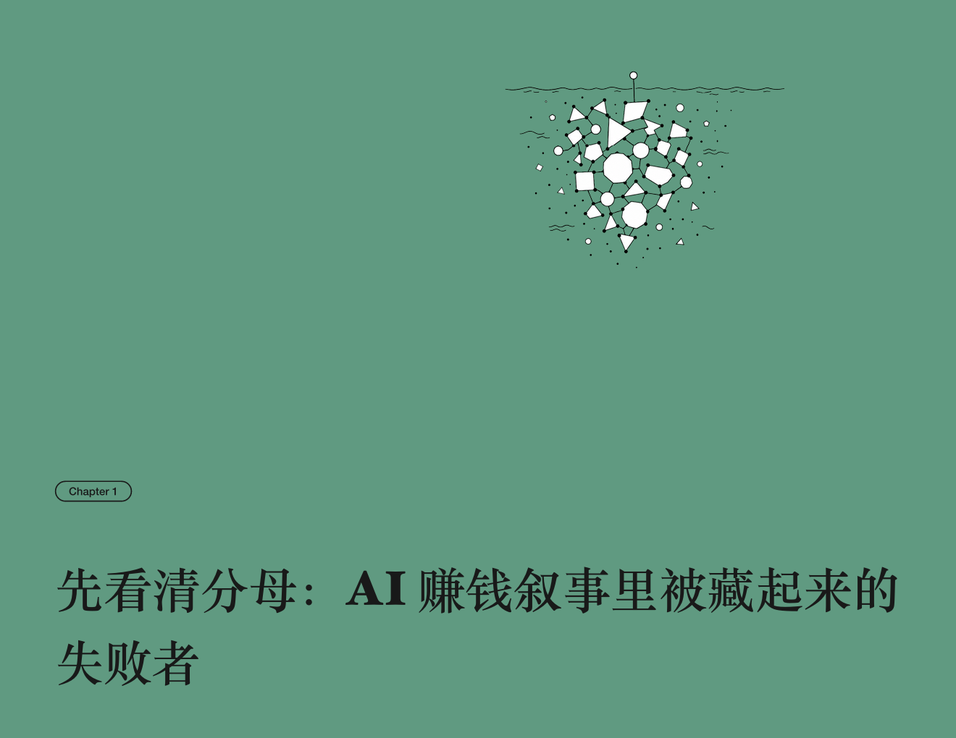
#> input picture examples/divider.png, 956 x 738 px, shrunk from 1320 x 1020 before the run
$ python chroma_key.py ../examples/divider.png out.png
#> lines starting #> are read from the running program, lines starting #| are printed output that depends on the picture
#!/usr/bin/env python3
"""色键抠图：把插画的纯色背景抠成透明。

为什么需要：codex / 多数生图模型产出的 PNG 常带颜色描述文件(P3 等)，直接贴到
Typst 纯色页上会整块偏色、露出矩形贴图边界。把背景抠透明后，插画落在 Typst
同色页上就无缝融入，且绕开色差问题。

用法：
    python3 chroma_key.py <输入.png> <输出.png> [--t1 60] [--t2 112]
或作为模块：
    from chroma_key import chroma_key
    bg_hex = chroma_key("raw.png", "cut.png")
"""
import argparse
import statistics
import numpy as np
from PIL import Image


def chroma_key(src, dst, t1=60, t2=112):
    """按与四角背景色的欧氏距离设 alpha：<t1 全透明、t1~t2 羽化、>t2 不透明。
    返回采样到的背景色 hex（便于把 Typst 页面底色对齐）。"""
#> called with src = '../examples/divider.png', dst = 'out.png', t1 = 60, t2 = 112
    im = Image.open(src).convert("RGB")
#> im is the input picture: PIL image 956x738 RGB; mean R, G, B 95.5, 151.9, 127.6
    arr = np.asarray(im).astype(np.float32)
    h, w, _ = arr.shape
#> h = 738; w = 956
    corners = [arr[2, 2], arr[2, w - 3], arr[h - 3, 2], arr[h - 3, w - 3]]
#> corners = [[96, 154, 129], [96, 154, 129], [96, 154, 129], [96, 154, 129]]
    bg = np.array([statistics.median(c[i] for c in corners) for i in range(3)])
#> bg = [96, 154, 129]
    dist = np.sqrt(((arr - bg) ** 2).sum(axis=2))
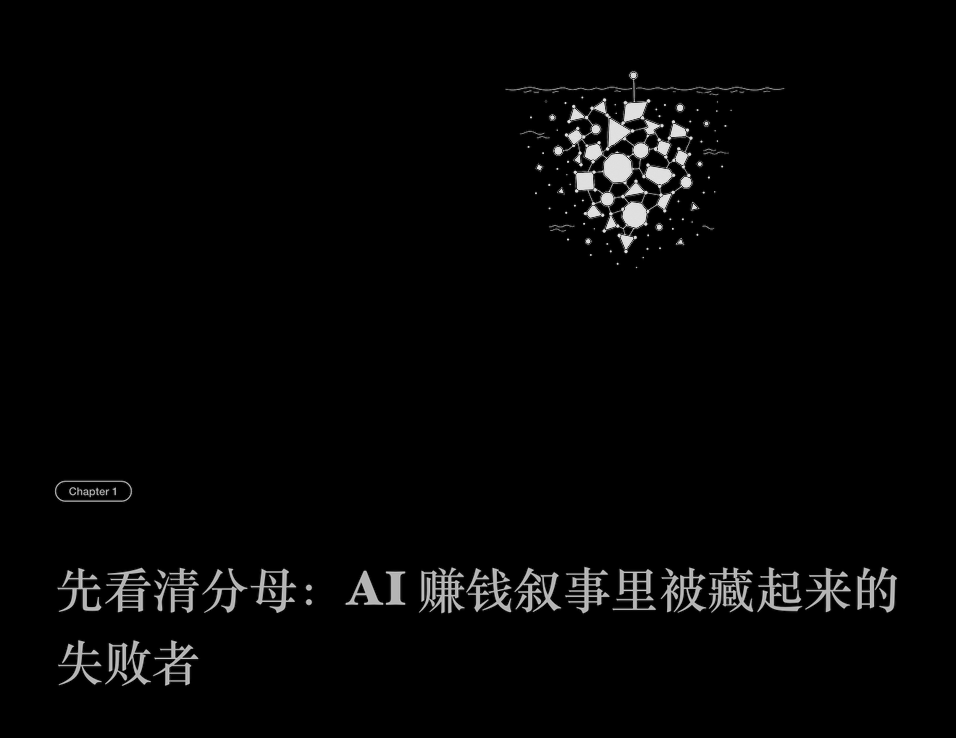
#> dist: shape (738, 956) float64; min 0, max 226.6, mean 5.6
    alpha = np.clip((dist - t1) / (t2 - t1), 0, 1) * 255
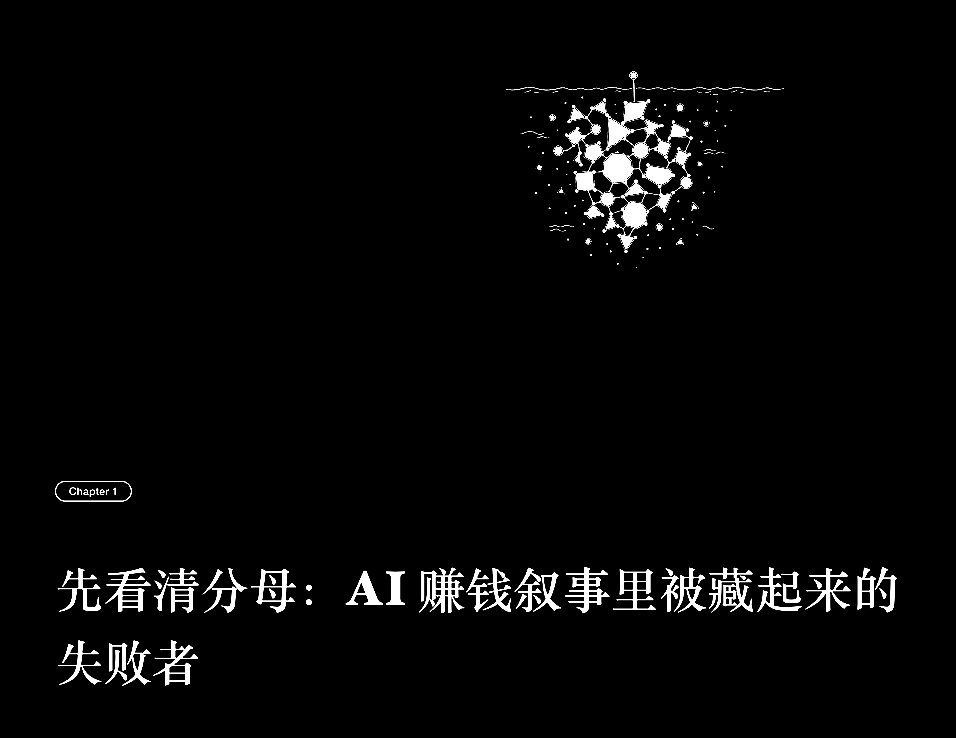
#> alpha: shape (738, 956) float64; min 0, max 255, mean 7.3
    rgba = np.dstack([arr, alpha]).astype(np.uint8)
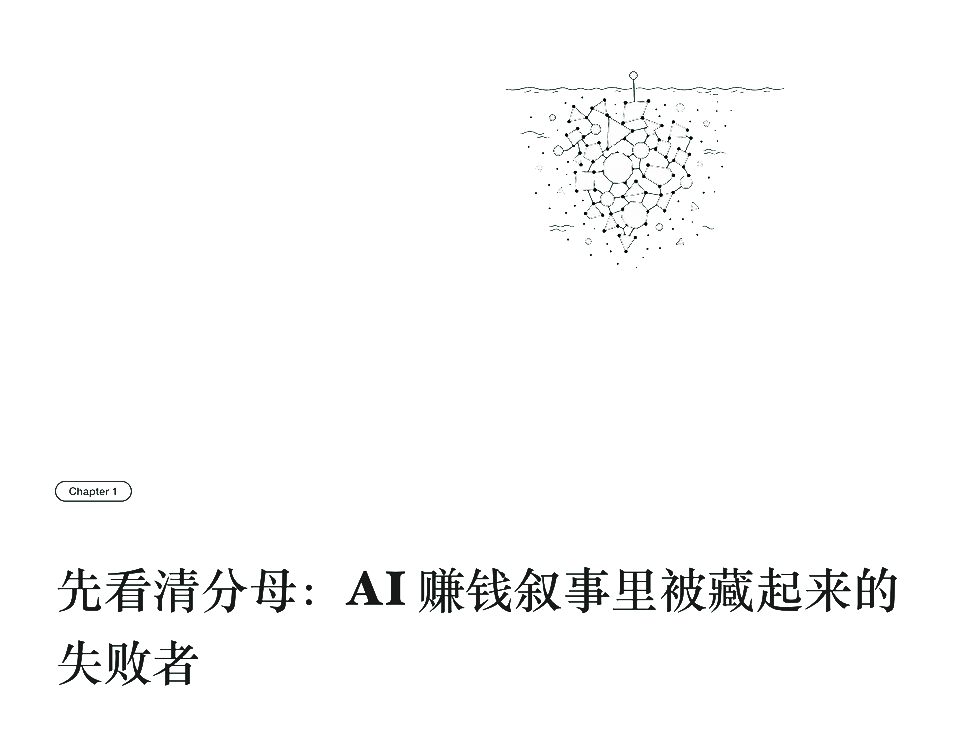
#> rgba: shape (738, 956, 4); mean R, G, B, A 95.5, 151.9, 127.6, 7.3; transparent parts drawn white
    Image.fromarray(rgba, "RGBA").save(dst)
    return "#%02X%02X%02X" % tuple(int(x) for x in bg)


if __name__ == "__main__":
    ap = argparse.ArgumentParser()
    ap.add_argument("src")
    ap.add_argument("dst")
    ap.add_argument("--t1", type=int, default=60)
    ap.add_argument("--t2", type=int, default=112)
    a = ap.parse_args()
    print("keyed bg", chroma_key(a.src, a.dst, a.t1, a.t2))
